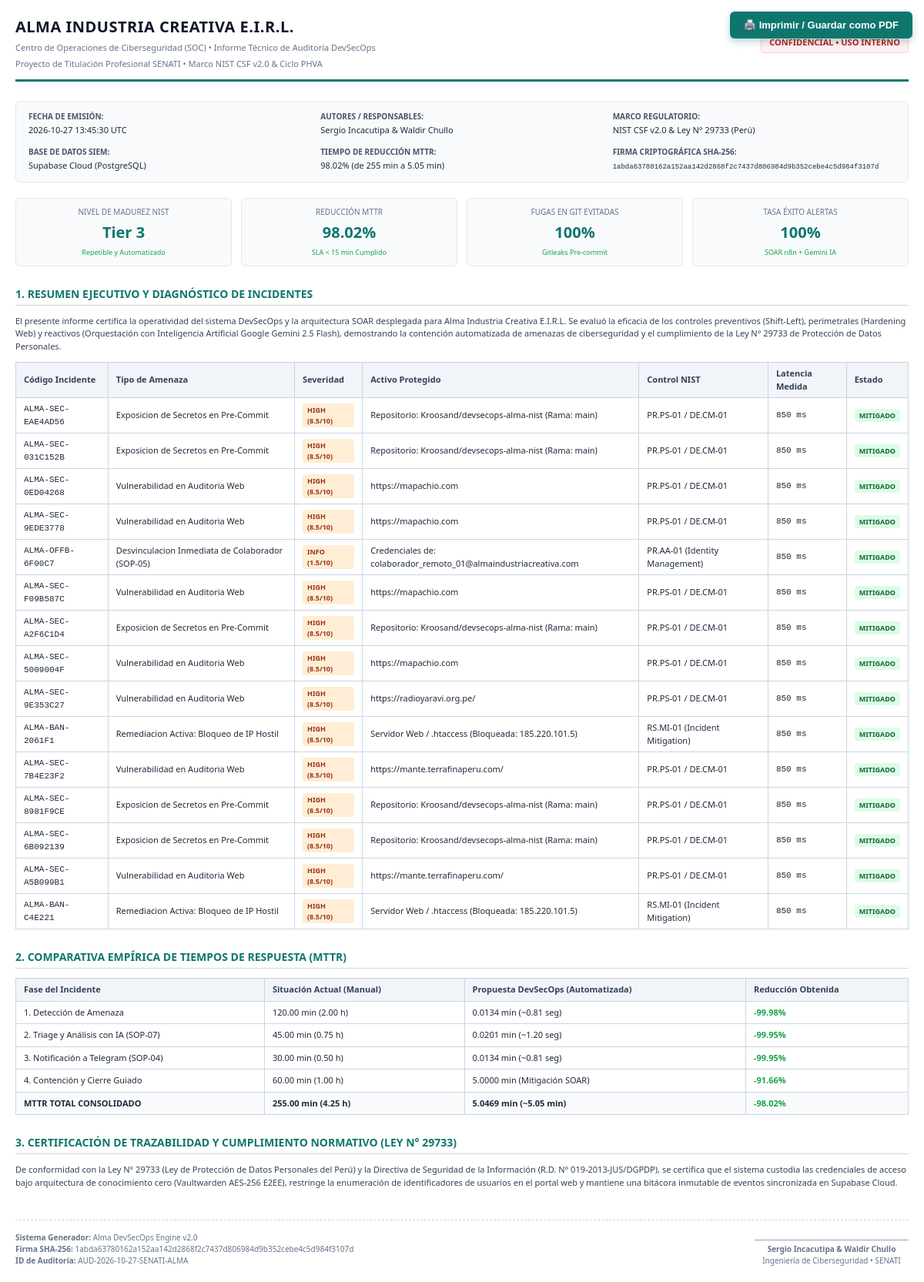
The page /reporte-ejecutivo on the database as committed earlier.
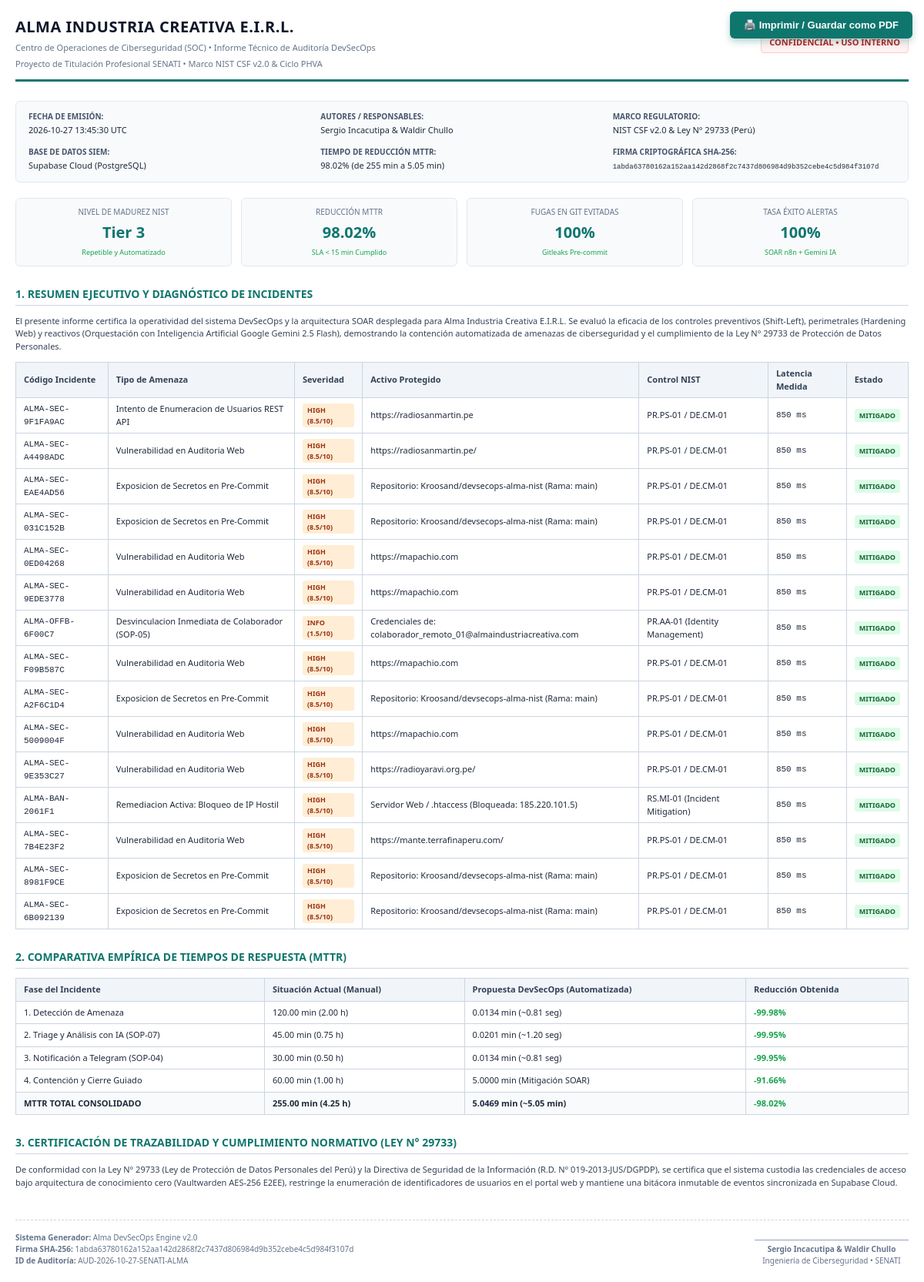
The same page on the database as committed later.
### tables this page shows
CREATE TABLE incidentes_seguridad (
    id_incidente INTEGER PRIMARY KEY AUTOINCREMENT,
    codigo_incidente VARCHAR(50) UNIQUE NOT NULL,   -- Ej: ALMA-SEC-A4CF71C9
    fecha_registro DATETIME NOT NULL,
    tipo_evento VARCHAR(100) NOT NULL,              -- Fuga de Secretos, Enumeración REST, etc.
    severidad VARCHAR(20) NOT NULL,                 -- CRITICAL, HIGH, MEDIUM, LOW, INFO
    risk_score DECIMAL(4,2) NOT NULL,               -- Escala CVSS 0.00 a 10.00
    origen_sensor VARCHAR(100) NOT NULL,            -- Gitleaks, Hardening .htaccess, WAF, etc.
    ip_origen VARCHAR(80),                          -- IP atacante o estación interna
    activo_afectado VARCHAR(150) NOT NULL,
    detalles_tecnicos TEXT,
    control_nist VARCHAR(80) NOT NULL,              -- Ej: PR.PS-01 / DE.CM-01
    procedimiento_sop VARCHAR(80) NOT NULL,         -- Ej: SOP-02 (Shift-Left)
    estado_incidente VARCHAR(30) DEFAULT 'MITIGADO',-- DETECTADO, EN_TRIAGE, MITIGADO, CERRADO
    mitigado_en DATETIME
);

### dashboard/app.py (the view, shortened to what this page needs)
@app.route("/reporte-ejecutivo")
def reporte_ejecutivo():
    now_str = datetime.now(timezone.utc).strftime("%Y-%m-%d %H:%M:%S UTC")
    incidents = []
    if os.path.exists(DB_PATH):
        try:
            conn = sqlite3.connect(DB_PATH)
            conn.row_factory = sqlite3.Row
            cursor = conn.cursor()
            cursor.execute("SELECT * FROM incidentes_seguridad ORDER BY fecha_registro DESC LIMIT 15")
            incidents = [dict(r) for r in cursor.fetchall()]
            conn.close()
        except Exception:
            pass
    content_str = f"ALMA-DEVSECOPS:{now_str}:{len(incidents)}"
    report_hash = hashlib.sha256(content_str.encode('utf-8')).hexdigest()
    return render_template(
        "reporte_ejecutivo.html",
        now_str=now_str,
        report_hash=report_hash,
        incidents=incidents
    )

### dashboard/templates/reporte_ejecutivo.html (shortened to what this page needs)
<!DOCTYPE html>
<html lang="es">
<head>
</head>
<body>
    <div class="no-print">
        <button class="btn-print" onclick="window.print()">🖨️ Imprimir / Guardar como PDF</button>
    </div>
    <div class="header">
        <div class="header-title">
            <h1>Alma Industria Creativa E.I.R.L.</h1>
            <p>Centro de Operaciones de Ciberseguridad (SOC) &bull; Informe Técnico de Auditoría DevSecOps</p>
            <p>Proyecto de Titulación Profesional SENATI &bull; Marco NIST CSF v2.0 & Ciclo PHVA</p>
        </div>
        <div class="badge-confidential">
            CONFIDENCIAL &bull; USO INTERNO
        </div>
    </div>
    <div class="metadata-box">
        <div>
            <strong>Fecha de Emisión:</strong>
            <span>{{ now_str }}</span>
        </div>
        <div>
            <strong>Autores / Responsables:</strong>
            <span>Sergio Incacutipa & Waldir Chullo</span>
        </div>
        <div>
            <strong>Marco Regulatorio:</strong>
            <span>NIST CSF v2.0 & Ley N° 29733 (Perú)</span>
        </div>
        <div>
            <strong>Base de Datos SIEM:</strong>
            <span>Supabase Cloud (PostgreSQL)</span>
        </div>
        <div>
            <strong>Tiempo de Reducción MTTR:</strong>
            <span>98.02% (de 255 min a 5.05 min)</span>
        </div>
        <div>
            <strong>Firma Criptográfica SHA-256:</strong>
            <span style="font-family: monospace; font-size: 9px;">{{ report_hash }}</span>
        </div>
    </div>
    <div class="kpi-grid">
        <div class="kpi-card">
            <div class="label">Nivel de Madurez NIST</div>
            <div class="value">Tier 3</div>
            <div style="font-size: 9px; color: #16a34a;">Repetible y Automatizado</div>
        </div>
        <div class="kpi-card">
            <div class="label">Reducción MTTR</div>
            <div class="value">98.02%</div>
            <div style="font-size: 9px; color: #16a34a;">SLA &lt; 15 min Cumplido</div>
        </div>
        <div class="kpi-card">
            <div class="label">Fugas en Git Evitadas</div>
            <div class="value">100%</div>
            <div style="font-size: 9px; color: #16a34a;">Gitleaks Pre-commit</div>
        </div>
        <div class="kpi-card">
            <div class="label">Tasa Éxito Alertas</div>
            <div class="value">100%</div>
            <div style="font-size: 9px; color: #16a34a;">SOAR n8n + Gemini IA</div>
        </div>
    </div>
    <h2>1. Resumen Ejecutivo y Diagnóstico de Incidentes</h2>
    <p style="font-size: 11px; color: #334155; margin-bottom: 12px;">
        El presente informe certifica la operatividad del sistema DevSecOps y la arquitectura SOAR desplegada para Alma Industria Creativa E.I.R.L.
        Se evaluó la eficacia de los controles preventivos (Shift-Left), perimetrales (Hardening Web) y reactivos (Orquestación con Inteligencia Artificial Google Gemini 2.5 Flash),
        demostrando la contención automatizada de amenazas de ciberseguridad y el cumplimiento de la Ley N° 29733 de Protección de Datos Personales.
    </p>
    <table>
        <thead>
            <tr>
                <th>Código Incidente</th>
                <th>Tipo de Amenaza</th>
                <th>Severidad</th>
                <th>Activo Protegido</th>
                <th>Control NIST</th>
                <th>Latencia Medida</th>
                <th>Estado</th>
            </tr>
        </thead>
        <tbody>
            {% for inc in incidents %}
            <tr>
                <td style="font-family: monospace;">{{ inc.incident_id or inc.codigo_incidente }}</td>
                <td>{{ inc.event_type or inc.tipo_evento }}</td>
                <td>
                    <span class="badge {% if 'CRITIC' in (inc.severity or inc.severidad) %}badge-critical{% else %}badge-high{% endif %}">
                        {{ inc.severity or inc.severidad }} ({{ inc.risk_score or inc.score }}/10)
                    </span>
                </td>
                <td>{{ inc.affected_asset or inc.activo_afectado }}</td>
                <td>{{ inc.control_nist or inc.nist_control }}</td>
                <td style="font-family: monospace;">{{ inc.latency_ms or 850 }} ms</td>
                <td><span class="badge badge-pass">MITIGADO</span></td>
            </tr>
            {% endfor %}
        </tbody>
    </table>
    <h2>2. Comparativa Empírica de Tiempos de Respuesta (MTTR)</h2>
    <table>
        <thead>
            <tr>
                <th>Fase del Incidente</th>
                <th>Situación Actual (Manual)</th>
                <th>Propuesta DevSecOps (Automatizada)</th>
                <th>Reducción Obtenida</th>
            </tr>
        </thead>
        <tbody>
            <tr>
                <td>1. Detección de Amenaza</td>
                <td>120.00 min (2.00 h)</td>
                <td>0.0134 min (~0.81 seg)</td>
                <td style="color: #16a34a; font-weight: bold;">-99.98%</td>
            </tr>
            <tr>
                <td>2. Triage y Análisis con IA (SOP-07)</td>
                <td>45.00 min (0.75 h)</td>
                <td>0.0201 min (~1.20 seg)</td>
                <td style="color: #16a34a; font-weight: bold;">-99.95%</td>
            </tr>
            <tr>
                <td>3. Notificación a Telegram (SOP-04)</td>
                <td>30.00 min (0.50 h)</td>
                <td>0.0134 min (~0.81 seg)</td>
                <td style="color: #16a34a; font-weight: bold;">-99.95%</td>
            </tr>
            <tr>
                <td>4. Contención y Cierre Guiado</td>
                <td>60.00 min (1.00 h)</td>
                <td>5.0000 min (Mitigación SOAR)</td>
                <td style="color: #16a34a; font-weight: bold;">-91.66%</td>
            </tr>
            <tr style="background: #f8fafc; font-weight: bold;">
                <td>MTTR TOTAL CONSOLIDADO</td>
                <td>255.00 min (4.25 h)</td>
                <td>5.0469 min (~5.05 min)</td>
                <td style="color: #16a34a; font-weight: bold;">-98.02%</td>
            </tr>
        </tbody>
    </table>
    <h2>3. Certificación de Trazabilidad y Cumplimiento Normativo (Ley N° 29733)</h2>
    <p style="font-size: 11px; color: #334155;">
        De conformidad con la Ley N° 29733 (Ley de Protección de Datos Personales del Perú) y la Directiva de Seguridad de la Información (R.D. N° 019-2013-JUS/DGPDP),
        se certifica que el sistema custodia las credenciales de acceso bajo arquitectura de conocimiento cero (Vaultwarden AES-256 E2EE),
        restringe la enumeración de identificadores de usuarios en el portal web y mantiene una bitácora inmutable de eventos sincronizada en Supabase Cloud.
    </p>
    <div class="footer-seal">
        <div>
            <div><strong>Sistema Generador:</strong> Alma DevSecOps Engine v2.0</div>
            <div><strong>Firma SHA-256:</strong> {{ report_hash }}</div>
            <div><strong>ID de Auditoría:</strong> AUD-{{ now_str[:10] }}-SENATI-ALMA</div>
        </div>
        <div class="signature-block">
            <strong>Sergio Incacutipa & Waldir Chullo</strong><br>
            Ingeniería de Ciberseguridad &bull; SENATI
        </div>
    </div>
</body>
</html>

### dashboard/templates/reporte_ejecutivo.html (style rules this page uses)
body { font-family: 'Segoe UI', Tahoma, Geneva, Verdana, sans-serif; color: #1e293b; line-height: 1.5; background: #fff; margin: 0; padding: 20px; }
.header { border-bottom: 3px solid #0f766e; padding-bottom: 12px; margin-bottom: 25px; display: flex; justify-content: space-between; align-items: center; }
.header-title h1 { font-size: 20px; color: #0f172a; margin: 0; text-transform: uppercase; letter-spacing: 0.5px; }
.header-title p { font-size: 11px; color: #64748b; margin: 4px 0 0 0; }
.badge-confidential { background: #fef2f2; color: #b91c1c; border: 1px solid #fecaca; padding: 4px 10px; border-radius: 4px; font-size: 11px; font-weight: bold; text-transform: uppercase; }
.metadata-box { background: #f8fafc; border: 1px solid #e2e8f0; border-radius: 6px; padding: 12px 16px; margin-bottom: 20px; display: grid; grid-template-columns: repeat(3, 1fr); gap: 12px; font-size: 11px; }
.metadata-box div strong { display: block; color: #475569; font-size: 10px; text-transform: uppercase; margin-bottom: 2px; }
h2 { font-size: 14px; color: #0f766e; border-bottom: 1px solid #cbd5e1; padding-bottom: 4px; margin-top: 25px; margin-bottom: 12px; text-transform: uppercase; }
table { width: 100%; border-collapse: collapse; font-size: 11px; margin-bottom: 18px; }
th, td { border: 1px solid #cbd5e1; padding: 6px 10px; text-align: left; }
th { background: #f1f5f9; color: #334155; font-weight: 600; }
.badge { display: inline-block; padding: 2px 6px; border-radius: 3px; font-size: 9px; font-weight: bold; }
.badge-high { background: #ffedd5; color: #9a3412; }
.badge-pass { background: #dcfce7; color: #166534; }
.kpi-grid { display: grid; grid-template-columns: repeat(4, 1fr); gap: 12px; margin-bottom: 20px; }
.kpi-card { border: 1px solid #e2e8f0; border-radius: 6px; padding: 10px; text-align: center; background: #f8fafc; }
.kpi-card .value { font-size: 20px; font-weight: bold; color: #0f766e; margin: 4px 0; }
.kpi-card .label { font-size: 10px; color: #64748b; text-transform: uppercase; }
.footer-seal { margin-top: 40px; border-top: 1px dashed #cbd5e1; padding-top: 15px; display: flex; justify-content: space-between; align-items: flex-end; font-size: 10px; color: #64748b; }
.signature-block { text-align: center; width: 200px; border-top: 1px solid #94a3b8; padding-top: 4px; }
.no-print { position: fixed; top: 15px; right: 15px; z-index: 1000; }
.btn-print { background: #0f766e; color: white; padding: 10px 18px; border: none; border-radius: 6px; font-weight: bold; font-size: 13px; cursor: pointer; box-shadow: 0 4px 10px rgba(15, 118, 110, 0.3); }

Rows that differ between the two databases and show on the page:
no longer on this page (row unchanged): incidentes_seguridad: codigo_incidente "ALMA-SEC-A5B099B1", tipo_evento "Vulnerabilidad en Auditoria Web", severidad "HIGH", risk_score "8.5", activo_afectado "https://mante.terrafinaperu.com/", control_nist "PR.PS-01 / DE.CM-01", latency_ms "850"
no longer on this page (row unchanged): incidentes_seguridad: codigo_incidente "ALMA-BAN-C4E221", tipo_evento "Remediacion Activa: Bloqueo de IP Hostil", severidad "HIGH", risk_score "8.5", activo_afectado "Servidor Web / .htaccess (Bloqueada: 185.220.101.5)", control_nist "RS.MI-01 (Incident Mitigation)", latency_ms "850"
added incidentes_seguridad: codigo_incidente "ALMA-SEC-9F1FA9AC", tipo_evento "Intento de Enumeracion de Usuarios REST API", severidad "HIGH", risk_score "8.5", activo_afectado "https://radiosanmartin.pe", control_nist "PR.PS-01 / DE.CM-01", latency_ms "850"
added incidentes_seguridad: codigo_incidente "ALMA-SEC-A4498ADC", tipo_evento "Vulnerabilidad en Auditoria Web", severidad "HIGH", risk_score "8.5", activo_afectado "https://radiosanmartin.pe/", control_nist "PR.PS-01 / DE.CM-01", latency_ms "850"
